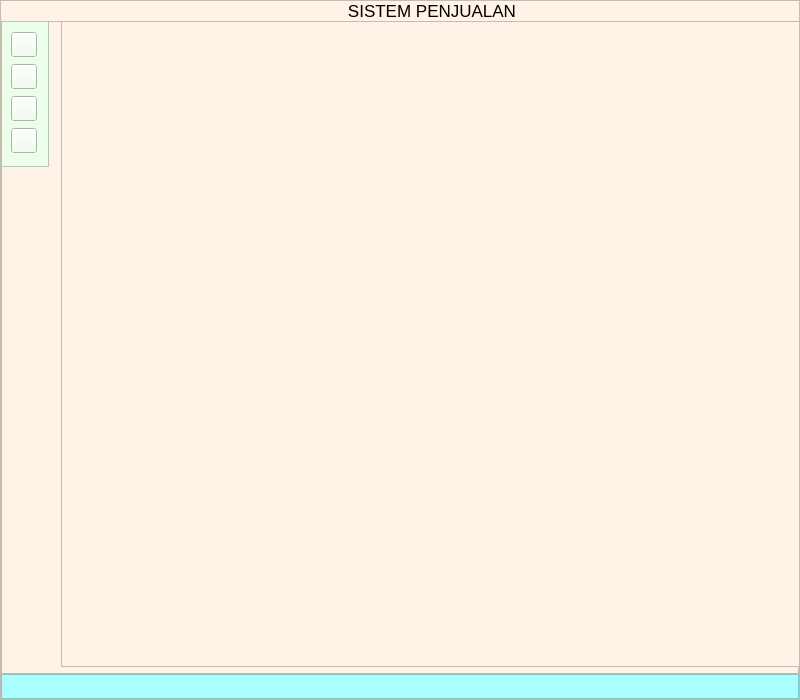
<?xml version="1.0" encoding="UTF-8"?>
<ui version="4.0">
 <class>MainWindow</class>
 <widget class="QMainWindow" name="MainWindow">
  <property name="geometry">
   <rect>
    <x>0</x>
    <y>0</y>
    <width>800</width>
    <height>700</height>
   </rect>
  </property>
  <property name="windowTitle">
   <string>MainWindow</string>
  </property>
  <widget class="QWidget" name="centralwidget">
   <layout class="QHBoxLayout" name="horizontalLayout">
    <property name="spacing">
     <number>0</number>
    </property>
    <property name="leftMargin">
     <number>0</number>
    </property>
    <property name="topMargin">
     <number>0</number>
    </property>
    <property name="rightMargin">
     <number>0</number>
    </property>
    <property name="bottomMargin">
     <number>0</number>
    </property>
    <item>
     <widget class="QFrame" name="backround">
      <property name="styleSheet">
       <string notr="true">background-color: rgb(255, 242, 230);
</string>
      </property>
      <property name="frameShape">
       <enum>QFrame::StyledPanel</enum>
      </property>
      <property name="frameShadow">
       <enum>QFrame::Raised</enum>
      </property>
      <layout class="QVBoxLayout" name="verticalLayout">
       <property name="spacing">
        <number>0</number>
       </property>
       <property name="leftMargin">
        <number>0</number>
       </property>
       <property name="topMargin">
        <number>0</number>
       </property>
       <property name="rightMargin">
        <number>0</number>
       </property>
       <property name="bottomMargin">
        <number>0</number>
       </property>
       <item alignment="Qt::AlignTop">
        <widget class="QFrame" name="Header">
         <property name="styleSheet">
          <string notr="true">*{
	color: rgb(0, 0, 0);
	background:transparent;
	border:none;
}
QPushButton{
	color: rgb(0, 0, 0);
	background:transparent;
	border:none;
}
QPushButton:Hover{
	background:Black;
	border:none;
}</string>
         </property>
         <property name="frameShape">
          <enum>QFrame::StyledPanel</enum>
         </property>
         <property name="frameShadow">
          <enum>QFrame::Raised</enum>
         </property>
         <layout class="QHBoxLayout" name="horizontalLayout_2">
          <property name="spacing">
           <number>0</number>
          </property>
          <property name="leftMargin">
           <number>0</number>
          </property>
          <property name="topMargin">
           <number>0</number>
          </property>
          <property name="rightMargin">
           <number>0</number>
          </property>
          <property name="bottomMargin">
           <number>0</number>
          </property>
          <item alignment="Qt::AlignLeft|Qt::AlignTop">
           <widget class="QFrame" name="frame">
            <property name="frameShape">
             <enum>QFrame::StyledPanel</enum>
            </property>
            <property name="frameShadow">
             <enum>QFrame::Raised</enum>
            </property>
            <layout class="QHBoxLayout" name="horizontalLayout_3">
             <property name="spacing">
              <number>0</number>
             </property>
             <property name="leftMargin">
              <number>0</number>
             </property>
             <property name="topMargin">
              <number>0</number>
             </property>
             <property name="rightMargin">
              <number>0</number>
             </property>
             <property name="bottomMargin">
              <number>0</number>
             </property>
             <item>
              <widget class="QPushButton" name="pushButton">
               <property name="text">
                <string/>
               </property>
               <property name="icon">
                <iconset>
                 <normaloff>ICONS/x.svg</normaloff>ICONS/x.svg</iconset>
               </property>
               <property name="iconSize">
                <size>
                 <width>20</width>
                 <height>20</height>
                </size>
               </property>
              </widget>
             </item>
             <item>
              <widget class="QPushButton" name="pushButton_2">
               <property name="text">
                <string/>
               </property>
               <property name="icon">
                <iconset>
                 <normaloff>ICONS/minus.svg</normaloff>ICONS/minus.svg</iconset>
               </property>
               <property name="iconSize">
                <size>
                 <width>20</width>
                 <height>20</height>
                </size>
               </property>
              </widget>
             </item>
             <item>
              <widget class="QPushButton" name="pushButton_3">
               <property name="text">
                <string/>
               </property>
               <property name="icon">
                <iconset>
                 <normaloff>ICONS/maximize.svg</normaloff>ICONS/maximize.svg</iconset>
               </property>
               <property name="iconSize">
                <size>
                 <width>20</width>
                 <height>20</height>
                </size>
               </property>
              </widget>
             </item>
            </layout>
           </widget>
          </item>
          <item alignment="Qt::AlignTop">
           <widget class="QFrame" name="frame_2">
            <property name="sizePolicy">
             <sizepolicy hsizetype="Expanding" vsizetype="Preferred">
              <horstretch>0</horstretch>
              <verstretch>0</verstretch>
             </sizepolicy>
            </property>
            <property name="frameShape">
             <enum>QFrame::StyledPanel</enum>
            </property>
            <property name="frameShadow">
             <enum>QFrame::Raised</enum>
            </property>
            <layout class="QHBoxLayout" name="horizontalLayout_4">
             <property name="spacing">
              <number>0</number>
             </property>
             <property name="leftMargin">
              <number>0</number>
             </property>
             <property name="topMargin">
              <number>0</number>
             </property>
             <property name="rightMargin">
              <number>0</number>
             </property>
             <property name="bottomMargin">
              <number>0</number>
             </property>
             <item>
              <widget class="QLabel" name="label">
               <property name="font">
                <font>
                 <pointsize>13</pointsize>
                </font>
               </property>
               <property name="text">
                <string>SISTEM PENJUALAN</string>
               </property>
               <property name="alignment">
                <set>Qt::AlignCenter</set>
               </property>
              </widget>
             </item>
            </layout>
           </widget>
          </item>
          <item alignment="Qt::AlignRight|Qt::AlignTop">
           <widget class="QFrame" name="frame_3">
            <property name="frameShape">
             <enum>QFrame::StyledPanel</enum>
            </property>
            <property name="frameShadow">
             <enum>QFrame::Raised</enum>
            </property>
            <layout class="QHBoxLayout" name="horizontalLayout_5">
             <property name="spacing">
              <number>0</number>
             </property>
             <property name="leftMargin">
              <number>0</number>
             </property>
             <property name="topMargin">
              <number>0</number>
             </property>
             <property name="rightMargin">
              <number>0</number>
             </property>
             <property name="bottomMargin">
              <number>0</number>
             </property>
             <item>
              <widget class="QPushButton" name="pushButton_4">
               <property name="text">
                <string/>
               </property>
               <property name="icon">
                <iconset>
                 <normaloff>ICONS/alert-circle.svg</normaloff>ICONS/alert-circle.svg</iconset>
               </property>
               <property name="iconSize">
                <size>
                 <width>20</width>
                 <height>20</height>
                </size>
               </property>
              </widget>
             </item>
            </layout>
           </widget>
          </item>
         </layout>
        </widget>
       </item>
       <item>
        <widget class="QFrame" name="Main">
         <property name="sizePolicy">
          <sizepolicy hsizetype="Preferred" vsizetype="Expanding">
           <horstretch>0</horstretch>
           <verstretch>0</verstretch>
          </sizepolicy>
         </property>
         <property name="frameShape">
          <enum>QFrame::StyledPanel</enum>
         </property>
         <property name="frameShadow">
          <enum>QFrame::Raised</enum>
         </property>
         <widget class="QFrame" name="frame_4">
          <property name="geometry">
           <rect>
            <x>0</x>
            <y>0</y>
            <width>48</width>
            <height>146</height>
           </rect>
          </property>
          <property name="sizePolicy">
           <sizepolicy hsizetype="Preferred" vsizetype="Expanding">
            <horstretch>0</horstretch>
            <verstretch>0</verstretch>
           </sizepolicy>
          </property>
          <property name="styleSheet">
           <string notr="true">background-color: rgb(236, 255, 235);</string>
          </property>
          <property name="frameShape">
           <enum>QFrame::StyledPanel</enum>
          </property>
          <property name="frameShadow">
           <enum>QFrame::Raised</enum>
          </property>
          <layout class="QVBoxLayout" name="verticalLayout_2">
           <item>
            <widget class="QToolButton" name="toolButton">
             <property name="text">
              <string/>
             </property>
             <property name="icon">
              <iconset>
               <normaloff>ICONS/menu.svg</normaloff>ICONS/menu.svg</iconset>
             </property>
             <property name="iconSize">
              <size>
               <width>18</width>
               <height>18</height>
              </size>
             </property>
            </widget>
           </item>
           <item>
            <widget class="QToolButton" name="toolButton_2">
             <property name="styleSheet">
              <string notr="true">color: rgb(85, 255, 255);
selection-color: rgb(85, 255, 255);</string>
             </property>
             <property name="text">
              <string/>
             </property>
             <property name="icon">
              <iconset>
               <normaloff>icon/data-configuration-128.gif</normaloff>icon/data-configuration-128.gif</iconset>
             </property>
             <property name="iconSize">
              <size>
               <width>18</width>
               <height>18</height>
              </size>
             </property>
            </widget>
           </item>
           <item>
            <widget class="QToolButton" name="toolButton_3">
             <property name="text">
              <string/>
             </property>
             <property name="icon">
              <iconset>
               <normaloff>icon/show-property-128.gif</normaloff>icon/show-property-128.gif</iconset>
             </property>
             <property name="iconSize">
              <size>
               <width>18</width>
               <height>18</height>
              </size>
             </property>
            </widget>
           </item>
           <item>
            <widget class="QToolButton" name="toolButton_4">
             <property name="text">
              <string/>
             </property>
             <property name="icon">
              <iconset>
               <normaloff>icon/arrow-146-48.ico</normaloff>icon/arrow-146-48.ico</iconset>
             </property>
             <property name="iconSize">
              <size>
               <width>18</width>
               <height>18</height>
              </size>
             </property>
            </widget>
           </item>
          </layout>
         </widget>
         <widget class="QFrame" name="frame_5">
          <property name="geometry">
           <rect>
            <x>60</x>
            <y>0</y>
            <width>741</width>
            <height>646</height>
           </rect>
          </property>
          <property name="frameShape">
           <enum>QFrame::StyledPanel</enum>
          </property>
          <property name="frameShadow">
           <enum>QFrame::Raised</enum>
          </property>
         </widget>
         <zorder>frame_5</zorder>
         <zorder>frame_4</zorder>
        </widget>
       </item>
       <item>
        <widget class="QFrame" name="Footer">
         <property name="enabled">
          <bool>true</bool>
         </property>
         <property name="minimumSize">
          <size>
           <width>0</width>
           <height>25</height>
          </size>
         </property>
         <property name="maximumSize">
          <size>
           <width>16777215</width>
           <height>25</height>
          </size>
         </property>
         <property name="styleSheet">
          <string notr="true">background-color: rgb(170, 255, 255);</string>
         </property>
         <property name="frameShape">
          <enum>QFrame::StyledPanel</enum>
         </property>
         <property name="frameShadow">
          <enum>QFrame::Raised</enum>
         </property>
        </widget>
       </item>
      </layout>
     </widget>
    </item>
   </layout>
  </widget>
 </widget>
 <resources/>
 <connections/>
</ui>
